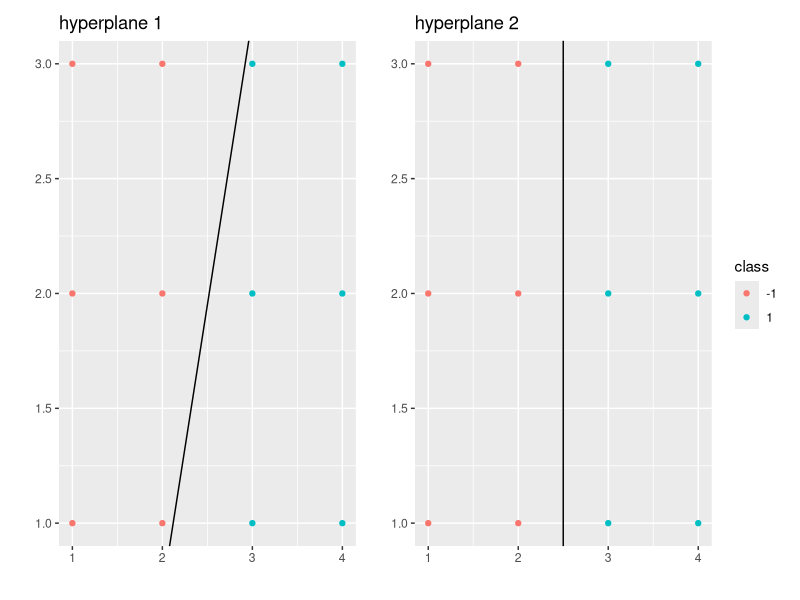

The R source for this figure:
## ---- chunk 1
library(tidyverse)
library(patchwork)
example = data.frame(x = rep(1:4, each = 3),
                     y = rep(1:3, 4), 
                     cols = rep(c(-1,1), each=6))
p1 = example %>% ggplot() +
  geom_point(aes(x, y, color = factor(cols))) +
  geom_abline(intercept = -4.3, slope = 2.5, color = "black") + 
  labs(x="", y="", color = "class") +
  ggtitle("hyperplane 1")

p2 = example %>% ggplot() +
  geom_point(aes(x, y, color = factor(cols))) +
  geom_vline(aes(xintercept = 2.5), color = "black") + 
  labs(x="", y="", color = "class") +
  ggtitle("hyperplane 2")

p1+p2 + plot_layout(guides = "collect")
